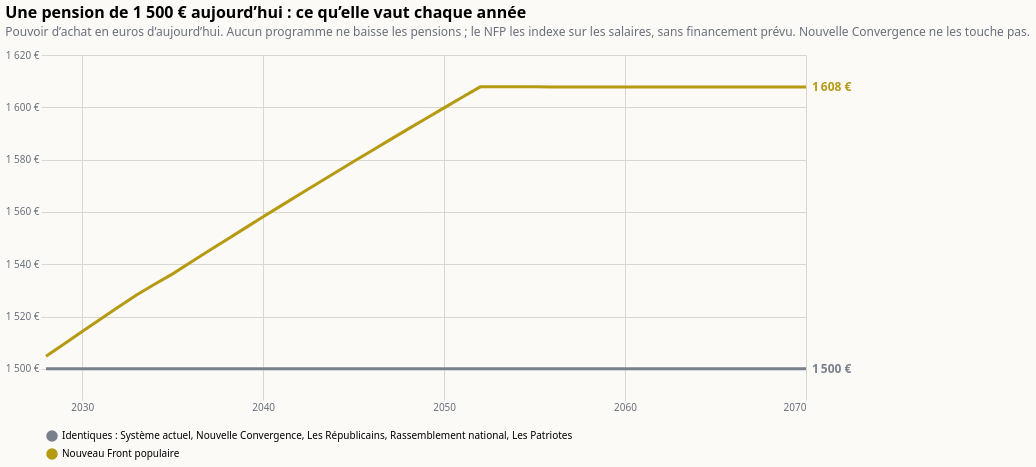

Describe this chart as a Vega-Lite specification.
### Vega-Lite specification from a JSON file in a GitHub repository (floating-point values rounded to 4 significant figures)
{"$schema": "https://vega.github.io/schema/vega-lite/v6.json", "title": {"text": "Une pension de 1 500 € aujourd’hui : ce qu’elle vaut chaque année", "subtitle": "Pouvoir d’achat en euros d’aujourd’hui. Aucun programme ne baisse les pensions ; le NFP les indexe sur les salaires, sans financement prévu. Nouvelle Convergence ne les touche pas.", "anchor": "start", "fontSize": 16, "subtitleColor": "#6b6f7b", "subtitlePadding": 6, "offset": 12}, "background": "#fbfaf7", "config": {"font": "system-ui, sans-serif", "axis": {"gridColor": "#d9d6cf", "labelColor": "#6b6f7b", "domain": false, "tickColor": "#d9d6cf"}, "legend": {"orient": "bottom", "columns": 3, "labelLimit": 2000, "symbolOpacity": 1}, "view": {"stroke": null}}, "width": 760, "height": 340, "data": {"values": [{"annee": 2028, "programme": "Identiques : Système actuel, Nouvelle Convergence, Les Républicains, Rassemblement national, Les Patriotes", "valeur": 1500}, {"annee": 2029, "programme": "Identiques : Système actuel, Nouvelle Convergence, Les Républicains, Rassemblement national, Les Patriotes", "valeur": 1500}, {"annee": 2030, "programme": "Identiques : Système actuel, Nouvelle Convergence, Les Républicains, Rassemblement national, Les Patriotes", "valeur": 1500}, {"annee": 2031, "programme": "Identiques : Système actuel, Nouvelle Convergence, Les Républicains, Rassemblement national, Les Patriotes", "valeur": 1500}, {"annee": 2032, "programme": "Identiques : Système actuel, Nouvelle Convergence, Les Républicains, Rassemblement national, Les Patriotes", "valeur": 1500}, {"annee": 2033, "programme": "Identiques : Système actuel, Nouvelle Convergence, Les Républicains, Rassemblement national, Les Patriotes", "valeur": 1500}, {"annee": 2034, "programme": "Identiques : Système actuel, Nouvelle Convergence, Les Républicains, Rassemblement national, Les Patriotes", "valeur": 1500}, {"annee": 2035, "programme": "Identiques : Système actuel, Nouvelle Convergence, Les Républicains, Rassemblement national, Les Patriotes", "valeur": 1500}, {"annee": 2036, "programme": "Identiques : Système actuel, Nouvelle Convergence, Les Républicains, Rassemblement national, Les Patriotes", "valeur": 1500}, {"annee": 2037, "programme": "Identiques : Système actuel, Nouvelle Convergence, Les Républicains, Rassemblement national, Les Patriotes", "valeur": 1500}, {"annee": 2038, "programme": "Identiques : Système actuel, Nouvelle Convergence, Les Républicains, Rassemblement national, Les Patriotes", "valeur": 1500}, {"annee": 2039, "programme": "Identiques : Système actuel, Nouvelle Convergence, Les Républicains, Rassemblement national, Les Patriotes", "valeur": 1500}, {"annee": 2040, "programme": "Identiques : Système actuel, Nouvelle Convergence, Les Républicains, Rassemblement national, Les Patriotes", "valeur": 1500}, {"annee": 2041, "programme": "Identiques : Système actuel, Nouvelle Convergence, Les Républicains, Rassemblement national, Les Patriotes", "valeur": 1500}, {"annee": 2042, "programme": "Identiques : Système actuel, Nouvelle Convergence, Les Républicains, Rassemblement national, Les Patriotes", "valeur": 1500}, {"annee": 2043, "programme": "Identiques : Système actuel, Nouvelle Convergence, Les Républicains, Rassemblement national, Les Patriotes", "valeur": 1500}, {"annee": 2044, "programme": "Identiques : Système actuel, Nouvelle Convergence, Les Républicains, Rassemblement national, Les Patriotes", "valeur": 1500}, {"annee": 2045, "programme": "Identiques : Système actuel, Nouvelle Convergence, Les Républicains, Rassemblement national, Les Patriotes", "valeur": 1500}, {"annee": 2046, "programme": "Identiques : Système actuel, Nouvelle Convergence, Les Républicains, Rassemblement national, Les Patriotes", "valeur": 1500}, {"annee": 2047, "programme": "Identiques : Système actuel, Nouvelle Convergence, Les Républicains, Rassemblement national, Les Patriotes", "valeur": 1500}, {"annee": 2048, "programme": "Identiques : Système actuel, Nouvelle Convergence, Les Républicains, Rassemblement national, Les Patriotes", "valeur": 1500}, {"annee": 2049, "programme": "Identiques : Système actuel, Nouvelle Convergence, Les Républicains, Rassemblement national, Les Patriotes", "valeur": 1500}, {"annee": 2050, "programme": "Identiques : Système actuel, Nouvelle Convergence, Les Républicains, Rassemblement national, Les Patriotes", "valeur": 1500}, {"annee": 2051, "programme": "Identiques : Système actuel, Nouvelle Convergence, Les Républicains, Rassemblement national, Les Patriotes", "valeur": 1500}, {"annee": 2052, "programme": "Identiques : Système actuel, Nouvelle Convergence, Les Républicains, Rassemblement national, Les Patriotes", "valeur": 1500}, {"annee": 2053, "programme": "Identiques : Système actuel, Nouvelle Convergence, Les Républicains, Rassemblement national, Les Patriotes", "valeur": 1500}, {"annee": 2054, "programme": "Identiques : Système actuel, Nouvelle Convergence, Les Républicains, Rassemblement national, Les Patriotes", "valeur": 1500}, {"annee": 2055, "programme": "Identiques : Système actuel, Nouvelle Convergence, Les Républicains, Rassemblement national, Les Patriotes", "valeur": 1500}, {"annee": 2056, "programme": "Identiques : Système actuel, Nouvelle Convergence, Les Républicains, Rassemblement national, Les Patriotes", "valeur": 1500}, {"annee": 2057, "programme": "Identiques : Système actuel, Nouvelle Convergence, Les Républicains, Rassemblement national, Les Patriotes", "valeur": 1500}, {"annee": 2058, "programme": "Identiques : Système actuel, Nouvelle Convergence, Les Républicains, Rassemblement national, Les Patriotes", "valeur": 1500}, {"annee": 2059, "programme": "Identiques : Système actuel, Nouvelle Convergence, Les Républicains, Rassemblement national, Les Patriotes", "valeur": 1500}, {"annee": 2060, "programme": "Identiques : Système actuel, Nouvelle Convergence, Les Républicains, Rassemblement national, Les Patriotes", "valeur": 1500}, {"annee": 2061, "programme": "Identiques : Système actuel, Nouvelle Convergence, Les Républicains, Rassemblement national, Les Patriotes", "valeur": 1500}, {"annee": 2062, "programme": "Identiques : Système actuel, Nouvelle Convergence, Les Républicains, Rassemblement national, Les Patriotes", "valeur": 1500}, {"annee": 2063, "programme": "Identiques : Système actuel, Nouvelle Convergence, Les Républicains, Rassemblement national, Les Patriotes", "valeur": 1500}, {"annee": 2064, "programme": "Identiques : Système actuel, Nouvelle Convergence, Les Républicains, Rassemblement national, Les Patriotes", "valeur": 1500}, {"annee": 2065, "programme": "Identiques : Système actuel, Nouvelle Convergence, Les Républicains, Rassemblement national, Les Patriotes", "valeur": 1500}, {"annee": 2066, "programme": "Identiques : Système actuel, Nouvelle Convergence, Les Républicains, Rassemblement national, Les Patriotes", "valeur": 1500}, {"annee": 2067, "programme": "Identiques : Système actuel, Nouvelle Convergence, Les Républicains, Rassemblement national, Les Patriotes", "valeur": 1500}, {"annee": 2068, "programme": "Identiques : Système actuel, Nouvelle Convergence, Les Républicains, Rassemblement national, Les Patriotes", "valeur": 1500}, {"annee": 2069, "programme": "Identiques : Système actuel, Nouvelle Convergence, Les Républicains, Rassemblement national, Les Patriotes", "valeur": 1500}, {"annee": 2070, "programme": "Identiques : Système actuel, Nouvelle Convergence, Les Républicains, Rassemblement national, Les Patriotes", "valeur": 1500}, {"annee": 2028, "programme": "Nouveau Front populaire", "valeur": 1505.0}, {"annee": 2029, "programme": "Nouveau Front populaire", "valeur": 1510.0}, {"annee": 2030, "programme": "Nouveau Front populaire", "valeur": 1514.0}, {"annee": 2031, "programme": "Nouveau Front populaire", "valeur": 1519.0}, {"annee": 2032, "programme": "Nouveau Front populaire", "valeur": 1524.0}, {"annee": 2033, "programme": "Nouveau Front populaire", "valeur": 1528.0}, {"annee": 2034, "programme": "Nouveau Front populaire", "valeur": 1532.0}, {"annee": 2035, "programme": "Nouveau Front populaire", "valeur": 1536.0}, {"annee": 2036, "programme": "Nouveau Front populaire", "valeur": 1541.0}, {"annee": 2037, "programme": "Nouveau Front populaire", "valeur": 1545.0}, {"annee": 2038, "programme": "Nouveau Front populaire", "valeur": 1549.0}, {"annee": 2039, "programme": "Nouveau Front populaire", "valeur": 1554.0}, {"annee": 2040, "programme": "Nouveau Front populaire", "valeur": 1558.0}, {"annee": 2041, "programme": "Nouveau Front populaire", "valeur": 1562.0}, {"annee": 2042, "programme": "Nouveau Front populaire", "valeur": 1567.0}, {"annee": 2043, "programme": "Nouveau Front populaire", "valeur": 1571.0}, {"annee": 2044, "programme": "Nouveau Front populaire", "valeur": 1575.0}, {"annee": 2045, "programme": "Nouveau Front populaire", "valeur": 1579.0}, {"annee": 2046, "programme": "Nouveau Front populaire", "valeur": 1583.0}, {"annee": 2047, "programme": "Nouveau Front populaire", "valeur": 1588.0}, {"annee": 2048, "programme": "Nouveau Front populaire", "valeur": 1592.0}, {"annee": 2049, "programme": "Nouveau Front populaire", "valeur": 1596.0}, {"annee": 2050, "programme": "Nouveau Front populaire", "valeur": 1600.0}, {"annee": 2051, "programme": "Nouveau Front populaire", "valeur": 1604.0}, {"annee": 2052, "programme": "Nouveau Front populaire", "valeur": 1608.0}, {"annee": 2053, "programme": "Nouveau Front populaire", "valeur": 1608.0}, {"annee": 2054, "programme": "Nouveau Front populaire", "valeur": 1608.0}, {"annee": 2055, "programme": "Nouveau Front populaire", "valeur": 1608.0}, {"annee": 2056, "programme": "Nouveau Front populaire", "valeur": 1608.0}, {"annee": 2057, "programme": "Nouveau Front populaire", "valeur": 1608.0}, {"annee": 2058, "programme": "Nouveau Front populaire", "valeur": 1608.0}, {"annee": 2059, "programme": "Nouveau Front populaire", "valeur": 1608.0}, {"annee": 2060, "programme": "Nouveau Front populaire", "valeur": 1608.0}, {"annee": 2061, "programme": "Nouveau Front populaire", "valeur": 1608.0}, {"annee": 2062, "programme": "Nouveau Front populaire", "valeur": 1608.0}, {"annee": 2063, "programme": "Nouveau Front populaire", "valeur": 1608.0}, {"annee": 2064, "programme": "Nouveau Front populaire", "valeur": 1608.0}, {"annee": 2065, "programme": "Nouveau Front populaire", "valeur": 1608.0}, {"annee": 2066, "programme": "Nouveau Front populaire", "valeur": 1608.0}, {"annee": 2067, "programme": "Nouveau Front populaire", "valeur": 1608.0}, {"annee": 2068, "programme": "Nouveau Front populaire", "valeur": 1608.0}, {"annee": 2069, "programme": "Nouveau Front populaire", "valeur": 1608.0}, {"annee": 2070, "programme": "Nouveau Front populaire", "valeur": 1608.0}]}, "encoding": {"x": {"field": "annee", "type": "quantitative", "scale": {"domain": [2028, 2070]}, "axis": {"format": "d", "title": null, "values": [2030, 2040, 2050, 2060, 2070]}}, "y": {"field": "valeur", "type": "quantitative", "scale": {"zero": false, "padding": 12}, "axis": {"title": null, "labelExpr": "replace(format(datum.value, ',.0f'), ',', ' ') + ' €'", "tickCount": 7}}, "color": {"field": "programme", "type": "nominal", "title": null, "sort": ["Identiques : Système actuel, Nouvelle Convergence, Les Républicains, Rassemblement national, Les Patriotes", "Nouveau Front populaire"], "scale": {"domain": ["Identiques : Système actuel, Nouvelle Convergence, Les Républicains, Rassemblement national, Les Patriotes", "Nouveau Front populaire"], "range": ["#7a7f8c", "#b59a12"]}, "legend": {"orient": "bottom", "columns": 1, "labelLimit": 2000}}}, "layer": [{"mark": {"type": "line", "strokeWidth": 3}}, {"data": {"values": [{"annee": 2070, "programme": "Identiques : Système actuel, Nouvelle Convergence, Les Républicains, Rassemblement national, Les Patriotes", "valeur": 1500, "etiquette": "1 500 €"}, {"annee": 2070, "programme": "Nouveau Front populaire", "valeur": 1608.0, "etiquette": "1 608 €"}]}, "mark": {"type": "text", "align": "left", "dx": 6, "fontSize": 12, "fontWeight": "bold"}, "encoding": {"text": {"field": "etiquette"}}}]}
